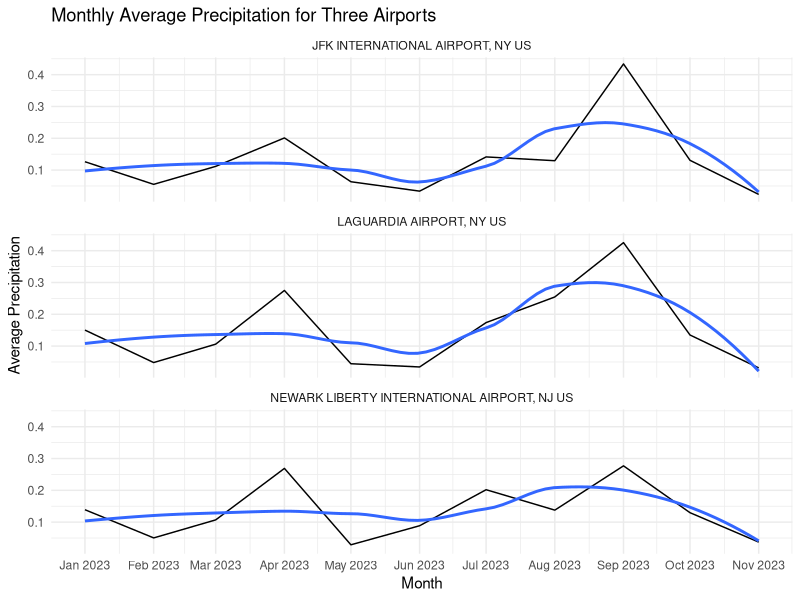

Source code (R):
## ---- chunk 1
library(lubridate)
library(ggplot2)
library(dplyr)
library(tidyr)
## ---- chunk 2
#Data Cleansing
data_top5 <- read.csv("NY_wind_percip_top5cities.csv")
## ---- chunk 3
Line_data <- data_top5 %>%
  filter(NAME %in% c("LAGUARDIA AIRPORT, NY US", "NEWARK LIBERTY INTERNATIONAL AIRPORT, NJ US", "JFK INTERNATIONAL AIRPORT, NY US"))

Line_data$DATE <- as.Date(Line_data$DATE)

# Group by airport and month, then calculate the monthly average
monthly_avg <- Line_data %>%
  group_by(NAME, Month = floor_date(DATE, "month")) %>%
  summarise(AvgPRCP = mean(PRCP, na.rm = TRUE))

# Plotting
ggplot(monthly_avg, aes(x = Month, y = AvgPRCP)) + 
  geom_line() + 
  geom_smooth(method = "loess", se = FALSE, span = 0.8) +
  facet_wrap(~ NAME, scales = "fixed", nrow = 3) +
  scale_x_date(date_breaks = "1 month", date_labels = "%b %Y") +
  theme_minimal() +
  labs(title = "Monthly Average Precipitation for Three Airports",
       x = "Month",
       y = "Average Precipitation",
       color = "Airport") +
  theme(legend.position = "none")
## ---- chunk 4
#Branching Experiement
Slope_data <- data_top5 %>%
  filter(NAME %in% c("LAGUARDIA AIRPORT, NY US", "NEWARK LIBERTY INTERNATIONAL AIRPORT, NJ US", "JFK INTERNATIONAL AIRPORT, NY US"))
